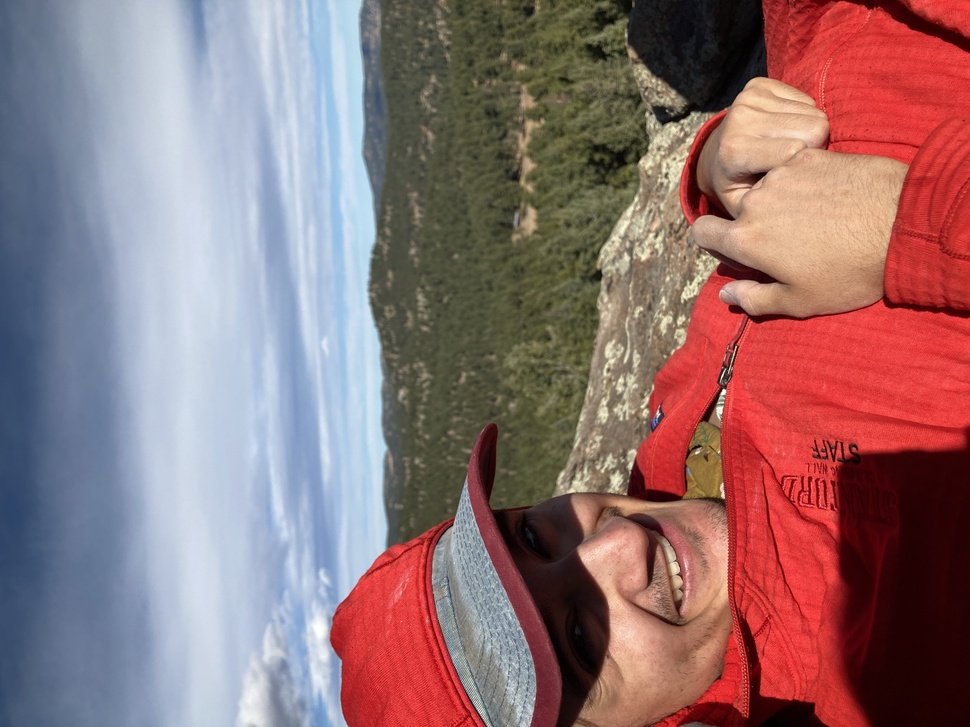
#> input picture Benford's Law/beck.jpeg, 970 x 727 px, shrunk from 4032 x 3024 before the run
$ python Benfords_Law.py
#> lines starting #> are read from the running program, lines starting #| are printed output that depends on the picture
import os
from PIL import Image
import numpy as np
from numpy import asarray
import matplotlib.pyplot as plt

plt.rcdefaults()
DIR_PATH = os.path.abspath(__file__)
BASE_DIR = os.path.dirname(DIR_PATH)


def percentize(data):
    return [(x / sum(data)) * 100 for x in data]


def benford_image():
    # Make a list of zeroes
    tally = [0] * 10
    # Load your image and convert to numpy
    IMAGE_PATH = os.path.join(BASE_DIR, "beck.jpeg")
    image = Image.open(IMAGE_PATH)
    data = asarray(image)
    # Iterate through each pixel and tally the first digit
    for i, row in enumerate(data):
        for j, pixel in enumerate(row):
            for num in pixel:
                start = int(str(num)[0])
                tally[start] = tally[start] + 1
    # Truncate zero as a first digit, make percentage, and return
    tally = tally[1:]
    return percentize(tally)


def plot_benford(data):
    y_pos = np.arange(len(data))
    plt.bar(y_pos, data, align='center', alpha=0.5)
    plt.xticks(y_pos, [1, 2, 3, 4, 5, 6, 7, 8, 9])
    plt.title('Benford Test')
    plt.ylabel('Frequency')
    plt.xlabel('First Digit of Pixels')

    plt.show()


def main():
    data = benford_image()
#> in benford_image, image is the input picture: PIL image 970x727 RGB; mean R, G, B 144.6, 113.1, 115.3
#> after the loop in benford_image, `for i, row in enumerate(data):`: tally = [9105, 823346, 492023, 72590, 88561, 136324, 150804, 142311, 117463, 83043]
#> in benford_image, `tally = tally[1:]`: tally = [823346, 492023, 72590, 88561, 136324, 150804, 142311, 117463, 83043]
#> data = [39.09, 23.36, 3.45, 4.2, 6.47, 7.16, 6.76, 5.58, 3.94]
    plot_benford(data)
#> in plot_benford, `y_pos = np.arange(len(data))`: y_pos = [0, 1, 2, 3, 4, 5, 6, 7, 8]
#> in plot_benford, `plt.show()`:
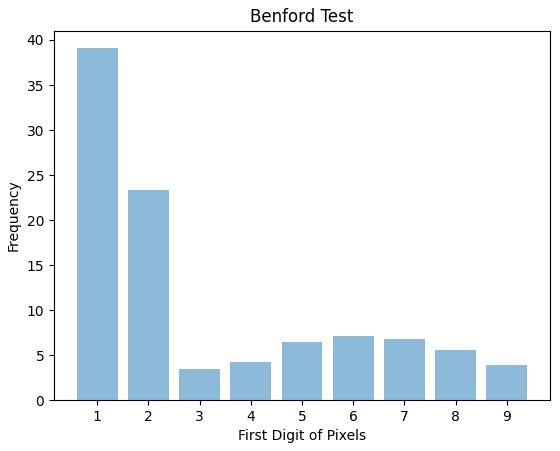
#> figure drawn by matplotlib, 1 panel; tallest bar 39.09 high, from x = -0.4 to 0.4


if __name__ == '__main__':
    main()

$ run again, with Benford's Law/sample.JPG copied over Benford's Law/beck.jpeg
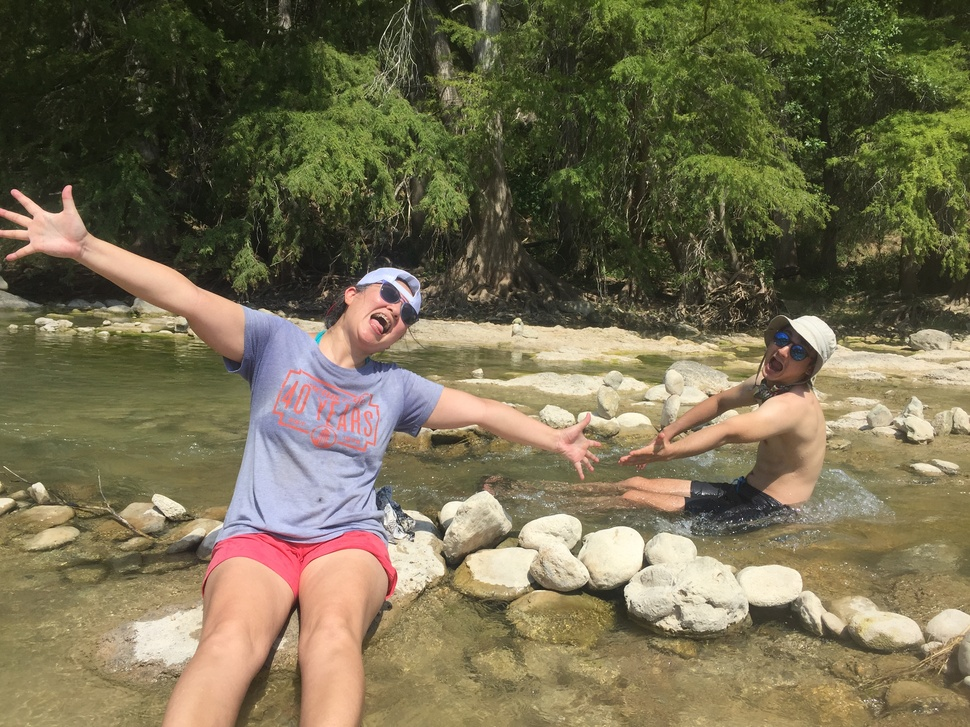
#> input picture Benford's Law/sample.JPG, 970 x 727 px, shrunk from 3264 x 2448 before the run
#> in benford_image, image is the input picture: PIL image 970x727 RGB; mean R, G, B 118.6, 110.6, 82.4
#> after the loop in benford_image, `for i, row in enumerate(data):`: tally = [368, 863602, 339108, 179026, 149860, 125797, 116397, 118276, 112580, 110556]
#> in benford_image, `tally = tally[1:]`: tally = [863602, 339108, 179026, 149860, 125797, 116397, 118276, 112580, 110556]
#> data = [40.83, 16.03, 8.46, 7.08, 5.95, 5.5, 5.59, 5.32, 5.23]
#> y_pos = [0, 1, 2, 3, 4, 5, 6, 7, 8]
#> in plot_benford, `plt.show()`:
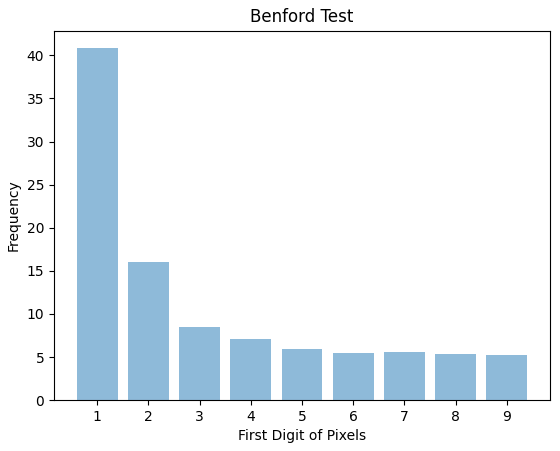
#> figure drawn by matplotlib, 1 panel; tallest bar 40.83 high, from x = -0.4 to 0.4
